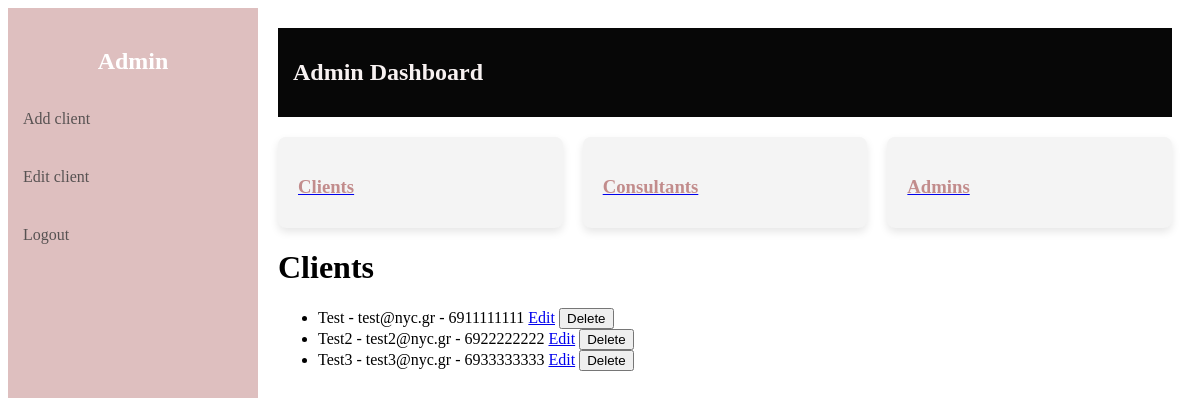
The app's page /clients (signed in), older data.
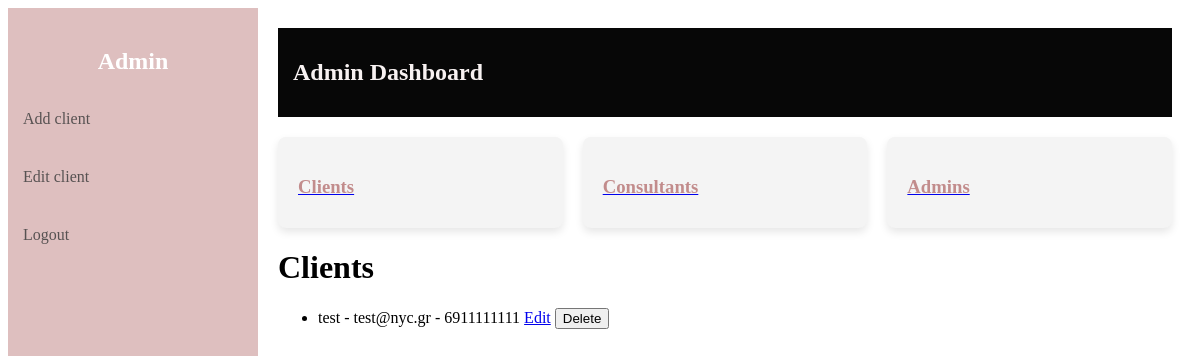
The same page, newer data.
### server.py (models this page shows)
class Client(db.Model):
    id = db.Column(db.Integer, primary_key=True)
    name = db.Column(db.String(150), nullable=False)
    email = db.Column(db.String(120), unique=True, nullable=False)
    phone = db.Column(db.String(10), unique=True, nullable=False)
    address = db.Column(db.String(200), nullable=True)

### server.py (the view)
@app.route("/clients")
@login_required
def clients():
    if current_user.role != 'admin':
        return "Unauthorized", 403
    all_clients = Client.query.all()
    return render_template('clients.html', clients=all_clients)

### server.py (called while the page is built)
@login_manager.user_loader
def load_user(user_id):
    return User.query.get(int(user_id))

### templates/clients.html (shortened to what this page needs)
{% extends 'dashboard.html' %}
{% block content %}
    <h1>Clients</h1>
    <ul>
        {% for client in clients %}
        <li>
            {{ client.name }} - {{ client.email }} - {{ client.phone }}
            <a href="/clients/edit/{{ client.id }}">Edit</a>
            <form action="/clients/delete/{{ client.id }}" method="post" style="display:inline;">
                <button type="submit">Delete</button>
            </form>
        </li>
        {% endfor %}
    </ul>
{% endblock %}

### templates/dashboard.html (shortened to what this page needs)
<!DOCTYPE html>
<html lang="en">
<head>
</head>
<body>
    <div class="container">
        <div class="sidebar">
            <h2 style="text-align: center; color: #fff;">Admin </h2>
            <a href="/clients/add">Add client</a>
            <a href="/client/edit/form">Edit client</a>
            <a href="/">Logout</a>
        </div>
        <div class="main-content">
            <div class="header">
                <h1> Admin Dashboard</h1>
            </div>
            <div class="cards">
                <a href="/clients_list" class="card">
                    <h3>Clients</h3>
                </a>
                <a href="/consultants_list" class="card">
                    <h3>Consultants</h3>
                </a>
                <a href="/Admins_list" class="card">
                    <h3>Admins</h3>
                </a>
            </div>
            <div>
                {% block content %}{% endblock %}
            </div>
        </div>
    </div>
</body>
</html>

### templates/dashboard.html (style rules this page uses)
.container { display: flex; min-height: 100vh; }
.sidebar { width: 250px; background-color: #debfbf; color: #eb9494; padding-top: 20px; position: fixed; height: 100%; }
.sidebar a { display: block; padding: 15px; color: #575252; text-decoration: none; margin: 10px 0; }
.main-content { margin-left: 250px; padding: 20px; width: 100%; }
.header { display: flex; justify-content: space-between; align-items: center; background-color: #070707; padding: 15px; color: rgb(248, 242, 242); }
.header h1 { font-size: 1.5rem; }
.cards { display: flex; justify-content: space-between; gap: 20px; margin-top: 20px; }
.card { background-color: #f4f4f4; padding: 20px; border-radius: 8px; flex: 1; box-shadow: 0 4px 8px rgba(0, 0, 0, 0.1); }
.card h3 { margin-bottom: 10px; color: #c28c8c; }

Row changes from the older to the newer data that the page shows:
removed Client: name "Test2", email "test2@nyc.gr", phone "6922222222"
removed Client: name "Test3", email "test3@nyc.gr", phone "6933333333"
changed Client "test@nyc.gr": name "Test" → "test"
